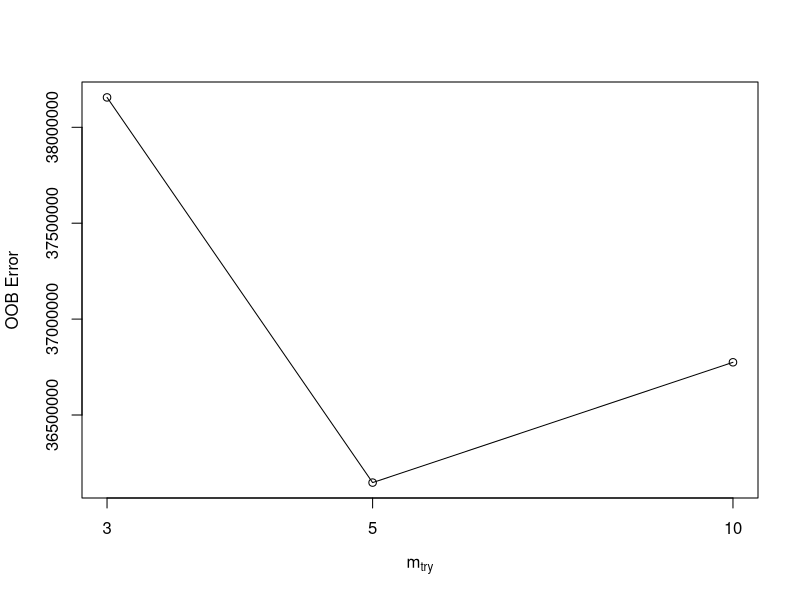
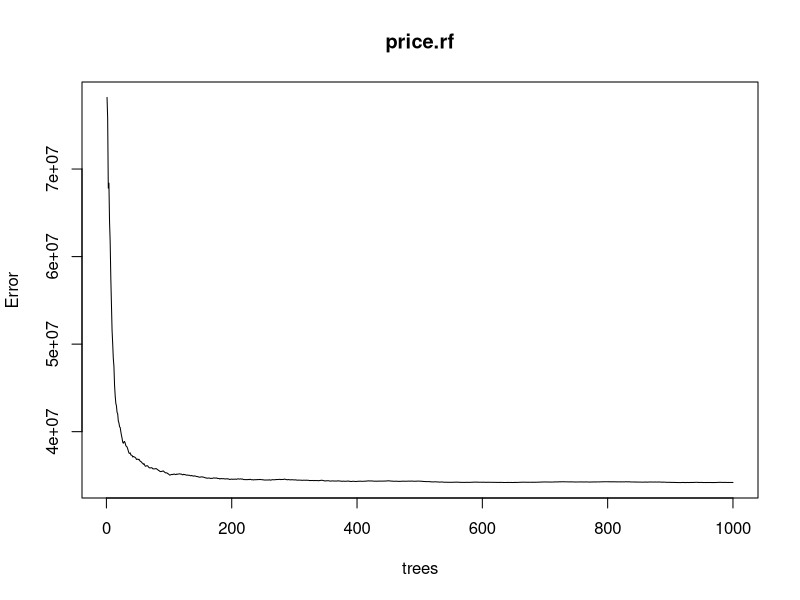
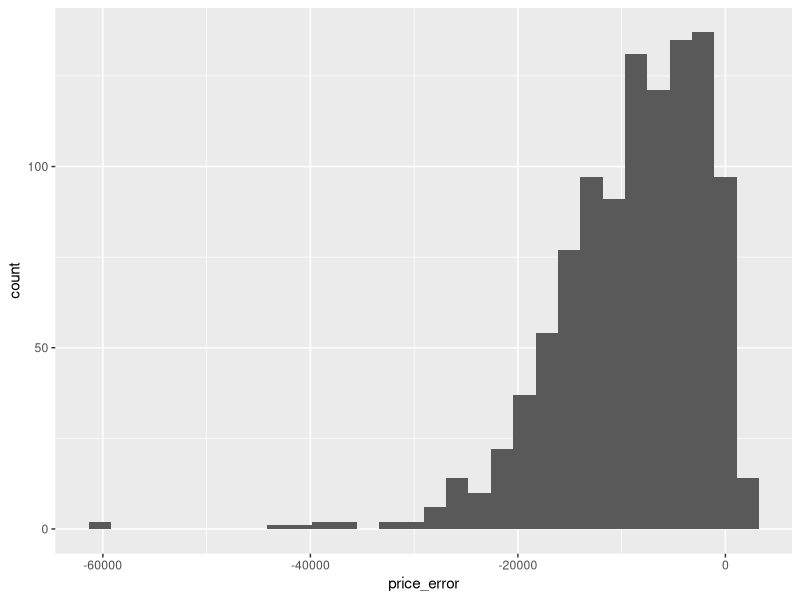

These figures' R source, in order:
## ---- chunk 1
library(randomForest)
library(ggplot2)
## ---- chunk 2
setwd("C:/Users/Wyatt/Documents/Year 3 - Autumn/MS&E 226/Project/Data/")
train_data <- read.csv(file = "final_train_data.csv")
test_data <- read.csv(file = "final_test_data.csv")
train_data[1] <- NULL
test_data[1] <- NULL
dependent_variable_train <- train_data[,2]
dependent_variable_test <- test_data[,2]
independent_variable_train <- train_data[,-2]
independent_variable_test <- test_data[,-2]
## ---- chunk 3
tuneRF(independent_variable_train, dependent_variable_train)
## ---- chunk 4
price.rf <- randomForest(Price ~ ., data = train_data, ntree= 1000, importance = TRUE)
## ---- chunk 5
print(price.rf)
varUsed(price.rf, by.tree = FALSE, count = TRUE)
## ---- chunk 6
importance(price.rf)
## ---- chunk 7
plot(price.rf)
## ---- chunk 8
price.predicted <- predict(price.rf, independent_variable_test, type="response")
## ---- chunk 9
price_error <- (dependent_variable_test - price.predicted)
price_error_df <- data.frame(price_error)
## ---- chunk 10
rmse <- function(error) {
  sqrt(mean(error^2))
}
RMSE <- rmse(price_error)
## ---- chunk 11
ggplot(price_error_df, aes(x = price_error)) + geom_histogram() + geom_vline(aes(xintercept = mean(price_error)), color = "red", linetype = "dashed", size = 1)
